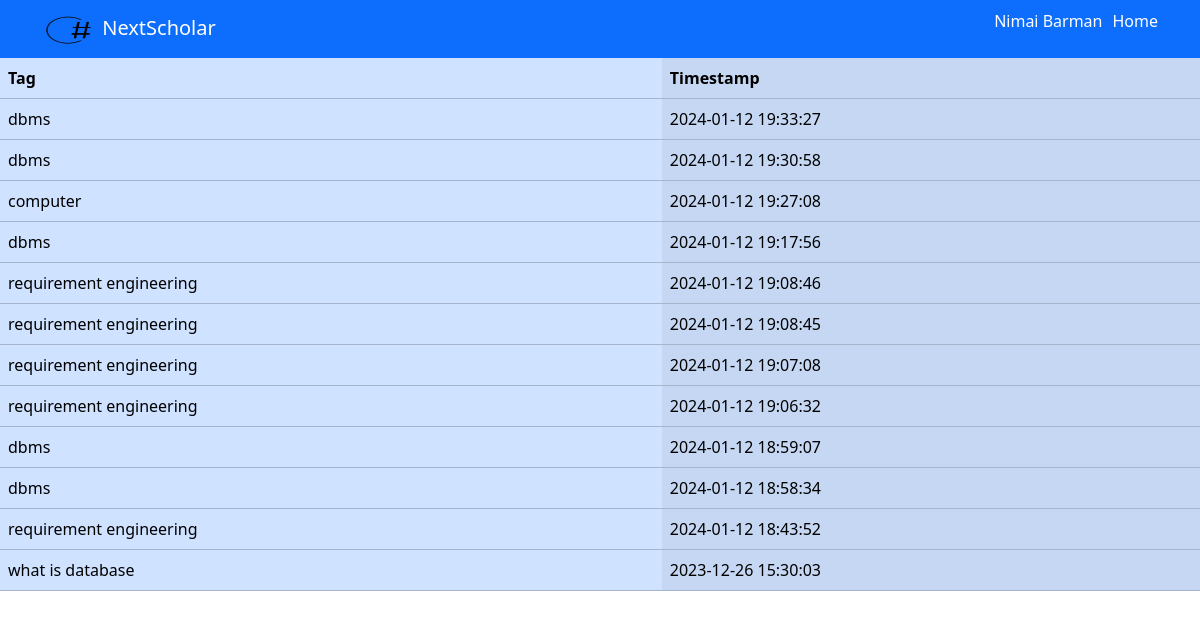
The app's page /history.php (signed in) with its own data.
### tables this page shows
CREATE TABLE `history` (
  `tag` varchar(100) DEFAULT NULL,
  `email` varchar(50) DEFAULT NULL,
  `hid` int(10) NOT NULL,
  `time` timestamp NOT NULL DEFAULT current_timestamp() ON UPDATE current_timestamp()
);

### history.php (the view, shortened to what this page needs)
<?php
include("connection.php");
if(!isset($_SESSION['name'])){
  header("location:index.php");
}else{
    $email=$_SESSION['email'];
    $sql="select * from history where email='$email' order by time desc";
    $res=mysqli_query($con,$sql);
?>
<!DOCTYPE html>
<html lang="en">
<head>
    <link rel="stylesheet" href="style.css">
    <link href="https://cdn.jsdelivr.net/npm/bootstrap@5.3.2/dist/css/bootstrap.min.css" rel="stylesheet">
</head>
<body>
    <nav class="navbar bg-primary">
        <div class="container">
          <a class="navbar-brand text-white" href="index.php">
            <img src="./Assets/logo.png" alt="Logo" width="55" height="30">
            NextScholar
          </a>
          <ul class = "signupLoginList">
            <li><a class="nav-link" href="profile.php"> <?php
              echo $_SESSION['name'];
            ?></a></li>
            <li><a class="nav-link" href="index.php">Home</a></li>
          </ul>
        </div>
    </nav>
    <table class="table table-primary table-striped-columns">
    <thead>
      <tr>
        <th>Tag</th>
        <th>Timestamp</th>
      </tr>
    </thead>
    <tbody>
    <?php
    while($result=mysqli_fetch_array($res)){
    ?>
   <tr>
    <td>
        <?php
        echo $result['tag'];
        ?>
    </td>
    <td>
    <?php
        echo $result['time'];
        ?>
    </td>
   </tr>
    <?php
        }
    ?>
    </tbody>
    </table>
<?php
}
?>
</body>
</html>

### style.css (style rules this page uses)
* { margin: 0; padding: 0; color: white; }
.signupLoginList { list-style-type: none; display: flex; gap: 10px; }
a:link { text-decoration: none; }

### records on screen
history: tag "dbms", time "2024-01-12 19:33:27"
history: tag "dbms", time "2024-01-12 19:30:58"
history: tag "computer", time "2024-01-12 19:27:08"
history: tag "dbms", time "2024-01-12 19:17:56"
history: tag "requirement engineering", time "2024-01-12 19:08:46"
history: tag "requirement engineering", time "2024-01-12 19:08:45"
history: tag "requirement engineering", time "2024-01-12 19:07:08"
history: tag "requirement engineering", time "2024-01-12 19:06:32"
history: tag "dbms", time "2024-01-12 18:59:07"
history: tag "dbms", time "2024-01-12 18:58:34"
history: tag "requirement engineering", time "2024-01-12 18:43:52"
history: tag "what is database", time "2023-12-26 15:30:03"

### other values on screen
$_SESSION['name'] "Nimai Barman"
